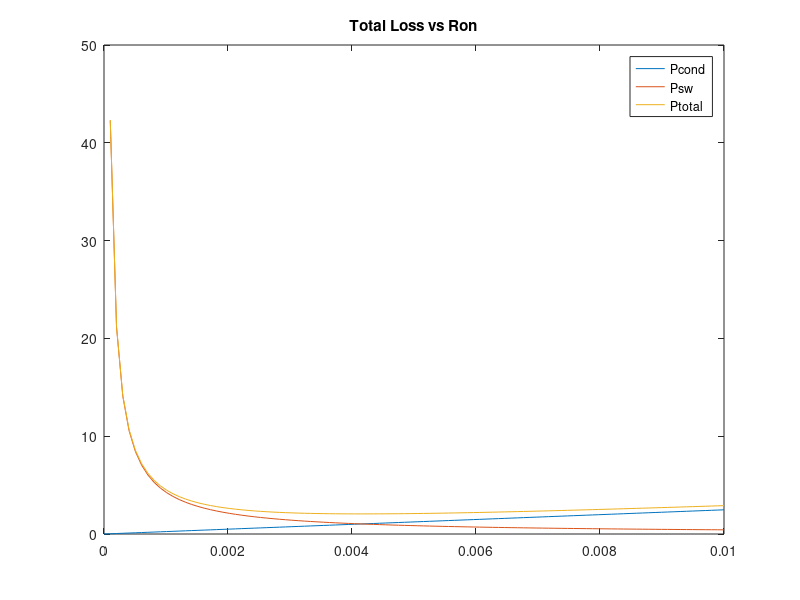
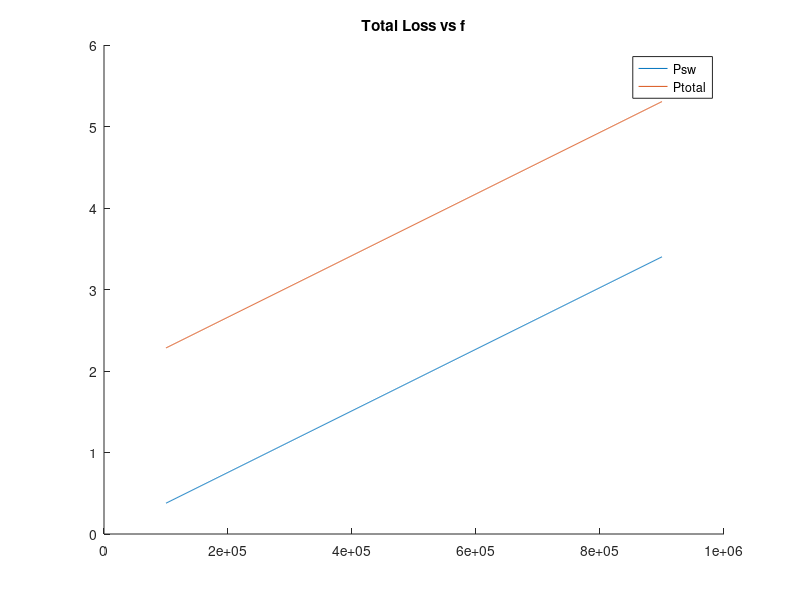

Here is the MATLAB script that generated these plots, in order:
%%BOOST CONVERTER SCRIPT
%PARAMETERS REQUIRED
Vi = 16;
Vo = 48;
Po = 250; %250W full load
RRL = 0.2; %Ripple Ratio Ind
RRCo = 0.04; %Ripple Ratio Cap Out
RRCi = 0.0125; %Ripple Ratio Cap In

%conduction loss parasitic parameters:
ResrL = 0.01;

Coss = 550*10^-12;
Ron = 7.5*10^-3;
f = 50000; %frequency

%%Duty, Load, Current(I/O)
D = (Vo - Vi)/Vo;
RLoad = (Vo^2)/(Po);
Ii = Po/Vi;
Io = Po/Vo;

%%inductance, ripple ratio
L = ((Vi^2)/(2*Po*f*RRL))*(1-(Vi/Vo));

%%capacitance ripple ratio
Co = (Po/(2*RRCo*f*(Vo^2)))*(1-(Vi/Vo));

%%input capacitance ripple ratio
Ci = (RRL*Po)/(8*f*RRCi*(Vi^2));

%*************************RMS + LOSSES*******************************
%%switch1 parameters
IrmsSW1 = sqrt(D*( ((Po/Vi)^2) + (1/3)*(Po*RRL/Vi)^2 ));
IavgSW1 = (Po/Vi)*(1-Vi/Vo);
PlossSW1 = Ron*(IrmsSW1^2);

%%switch2 parameters
IrmsSW2 = sqrt((1-D)*( ((Po/Vi)^2) + (1/3)*(Po*RRL/Vi)^2 ));
IavgSW2 = (Po/Vo);
PlossSW2 = Ron*(IrmsSW2^2);

%%Inductor parameters
IrmsL = sqrt( ((Po/Vi)^2) + (1/3)*(Po*RRL/Vi)^2 );
IavgL = Po/Vi;
PlossL = ResrL*(IrmsL^2);

%Switching Loss:
Pswitching = (Coss + Coss)*(Vo^2)*f;
Pconduction = PlossSW1 + PlossSW2;

%deadtime minimum
td = (2*Vi*Vo*Coss)/(Po*(1+RRL));

%%
%*************************ASSUMING MOSFET SW2******************************

Vi = 16;
RRL = 0.2;
Coss = 550*10^-12;
tau = 4.12*10^-12;
Ron = linspace(0,0.01,100);
f = 450000; %frequency

%%Switch parameters 
Ploss_cond = Ron*( ((Po/Vi)^2) + (1/3)*(Po*RRL/Vi)^2 );
Ploss_switch = (tau./Ron)*Vo^2*f;
Ploss_csw = Ploss_cond + Ploss_switch;

figure 
plot(Ron, Ploss_cond);
title('Conduction Loss vs Ron');

hold on
plot(Ron, Ploss_switch);
title('Switching Loss vs Ron');

hold on
plot(Ron, Ploss_csw);
title('Total Loss vs Ron');

legend({'Pcond','Psw','Ptotal'});


%%
%%FOR ACTUAL CALCULATIONS
Vi = 16;
RRL = 0.2;
Coss = 1.64*10^-9;
tau = 12.63*10^-12;
Ron = 7.7*10^-3;
f = linspace(100000, 900000, 1000); %frequency

%%Switch parameters 
Ploss_cond = Ron*( ((Po/Vi)^2) + (1/3)*(Po*RRL/Vi)^2 );
Ploss_switch = (tau/Ron)*Vo^2.*f;
Ploss_csw = Ploss_cond + Ploss_switch;

figure 
%plot(f, Ploss_cond);
title('Conduction Loss vs f');

hold on
plot(f, Ploss_switch);
title('Switching Loss vs f');

hold on
plot(f, Ploss_csw);
title('Total Loss vs f');
hold on

legend({'Psw','Ptotal'});